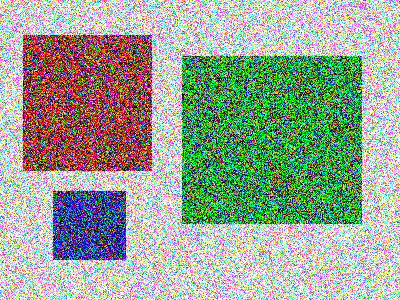
#> input picture data/pic2.png, 400 x 300 px
$ python course_07.py
#> lines starting #> are read from the running program, lines starting #| are printed output that depends on the picture
import cv2 as cv
import numpy as np

# 图像平滑 P80
img = cv.imread("data/pic2.png")
#> img is the input picture: shape (300, 400, 3); mean B, G, R 150, 164.4, 153.8
cv.imshow("original_demo", img)

# 2D卷积：定义一个5X5的矩阵
kernal = np.ones((5, 5), np.float32)/25
res = cv.filter2D(img, -1, kernal)
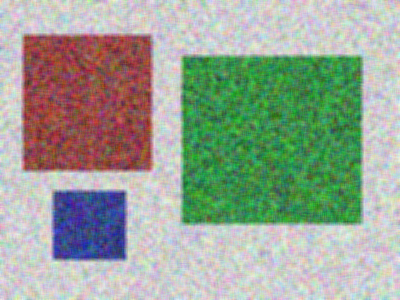
#> res: shape (300, 400, 3); mean B, G, R 150, 164.4, 153.8
cv.imshow("res_demo", res)

# 平均
blur = cv.blur(img, (5, 5))
cv.imshow("blur", blur)

# 高斯模糊 ：将卷积核变为高斯核
guass = cv.GaussianBlur(img, (5, 5), 0)
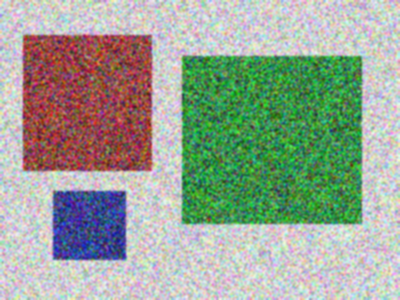
#> guass: shape (300, 400, 3); mean B, G, R 150, 164.4, 153.8
cv.imshow("gauss_demo", guass)

# 中值模糊 :常用来消除椒盐噪声
median_blur = cv.medianBlur(img, 1)
cv.imshow("median_blur", median_blur)

'''
# 双边滤波：常用来消除边界比较明显的噪声
src：输入图像
d：过滤时周围每个像素领域的直径
sigmaColor：在color space中过滤sigma。参数越大，临近像素将会在越远的地方mix。
sigmaSpace：在coordinate space中过滤sigma。参数越大，那些颜色足够相近的的颜色的影响越大。
'''
blur1 = cv.bilateralFilter(img, 1, 10, 10)
cv.imshow("blur1", blur1)

cv.waitKey()
cv.destroyAllWindows()

$ run again, with data/pic1.png copied over data/pic2.png
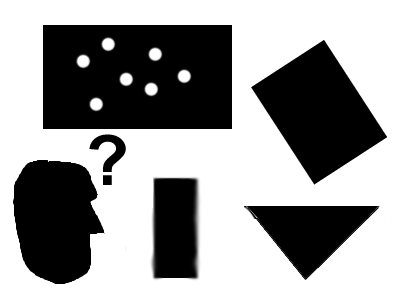
#> input picture data/pic1.png, 400 x 300 px
#> img is the input picture: shape (300, 400, 3); mean B, G, R 154.1, 154.1, 154.1
#> `res = cv.filter2D(img, -1, kernal)`:
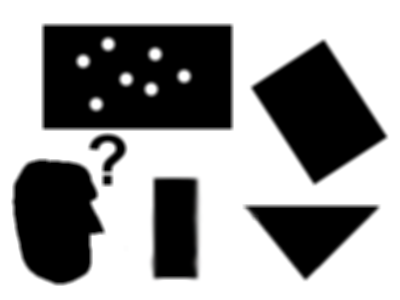
#> res: shape (300, 400, 3); mean B, G, R 154.1, 154.1, 154.1
#> `guass = cv.GaussianBlur(img, (5, 5), 0)`:
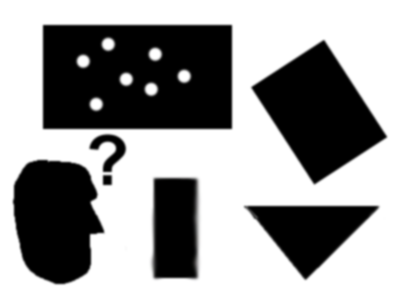
#> guass: shape (300, 400, 3); mean B, G, R 154.1, 154.1, 154.1

$ run again, with data/pic3.png copied over data/pic2.png
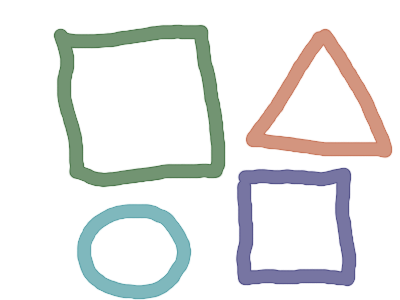
#> input picture data/pic3.png, 400 x 300 px
#> img is the input picture: shape (300, 400, 3); mean B, G, R 232.6, 233.5, 232.3
#> `res = cv.filter2D(img, -1, kernal)`:
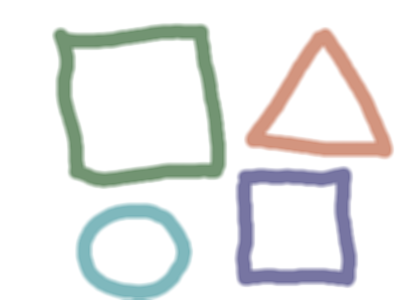
#> res: shape (300, 400, 3); mean B, G, R 232.6, 233.5, 232.3

$ run again, with data/pic4.png copied over data/pic2.png
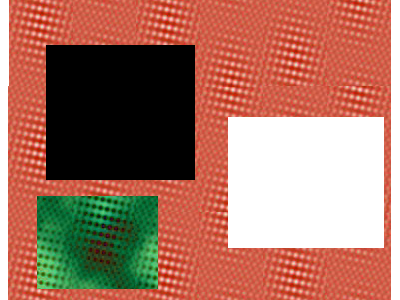
#> input picture data/pic4.png, 400 x 300 px
#> img is the input picture: shape (300, 400, 3); mean B, G, R 98.6, 115.2, 167.1
#> `res = cv.filter2D(img, -1, kernal)`:
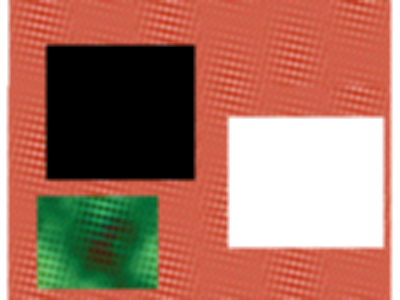
#> res: shape (300, 400, 3); mean B, G, R 98.6, 115.2, 167.1
#> `guass = cv.GaussianBlur(img, (5, 5), 0)`:
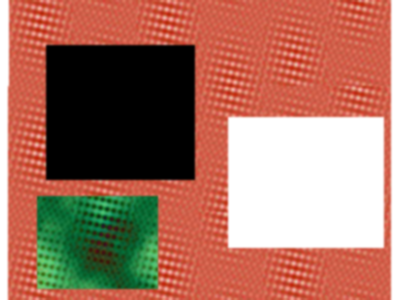
#> guass: shape (300, 400, 3); mean B, G, R 98.6, 115.2, 167.1
